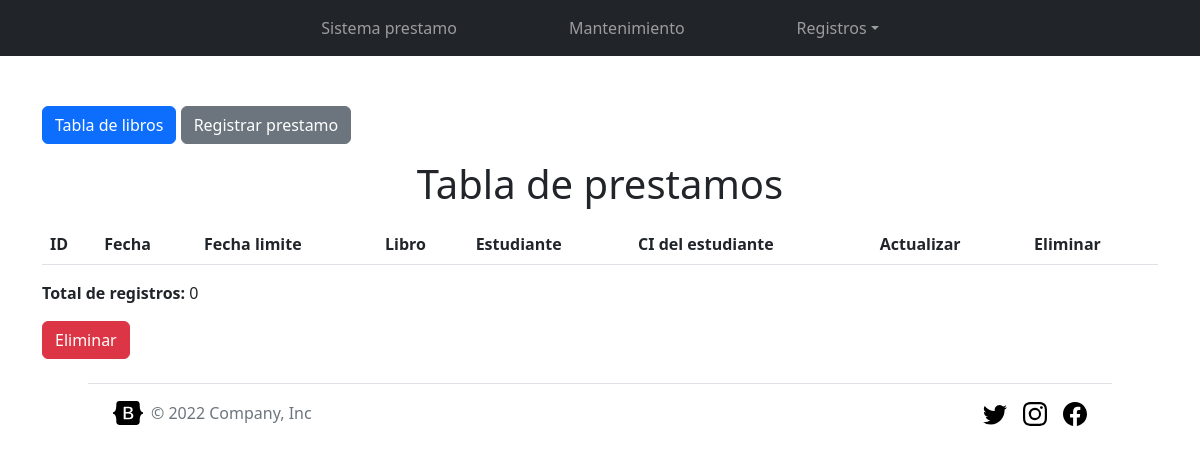
Page /Views/table_lend.php on the earlier database version.
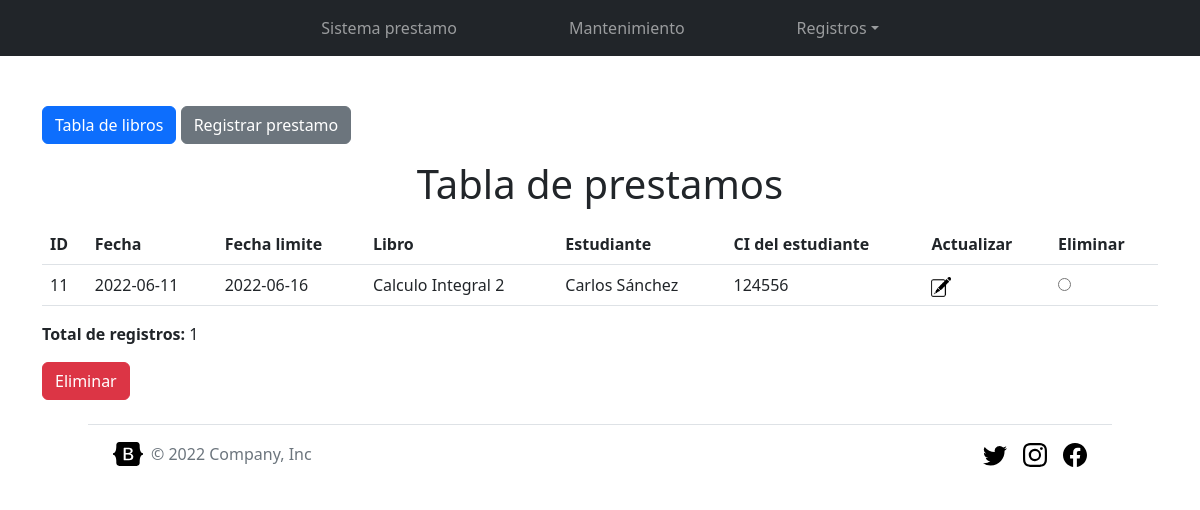
Same page on the later database version.
### tables this page shows
CREATE TABLE `register_lends` (
  `id_lend` int(11) NOT NULL,
  `date_lend` date NOT NULL,
  `limit_date` date NOT NULL,
  `title_book` varchar(255) NOT NULL,
  `name_student` varchar(255) NOT NULL,
  `ci_student` int(100) NOT NULL
);

### Controllers/Lend_Controller.php (called while the page is built, shortened)
<?php
require_once("../Models/lend_model.php");
class Lend_Controller{
    private $lend;
    public function __construct(){
        $this->lend = new lend_model();
    }
    public function read(){
        return $this->lend->read();
    }
}

### Models/lend_model.php (called while the page is built, shortened)
<?php
require_once("Model.php");
class lend_model extends Model{
    public function read( $id="" ){
        if($id != ""){
            $query = "SELECT * FROM register_lends WHERE id_lend = $id";
        }else{
            $query = "SELECT * FROM register_lends";
        }
        $results = $this->get_query($query);
        array_pop($results);
        return $results;
    }
}

### Models/Model.php (called while the page is built, shortened)
<?php
abstract class Model {
    private static $db_host = "localhost";
    private static $db_user = "root";
    private static $db_pass = "";
    private static $db_charset = "utf8";
    private static $db_name = "loan_system";
    private $conn;
    protected $rows = [];
    private function db_open(){
        $this->conn = new mysqli(
            self::$db_host,
            self::$db_user,
            self::$db_pass,
            self::$db_name
        );
        $this->conn->set_charset(self::$db_charset);
    }
    protected function get_query($query){
        $result = $this->conn->query($query);
        while($this->rows[] = $result->fetch_assoc());
        return $this->rows;
    }
}

### Views/table_lend.php (the view, shortened to what this page needs)
<?php
require('../Controllers/Lend_Controller.php');
$controller = new Lend_Controller();
$lends_array = $controller->read();
?>
<?php include('./header.php'); ?>
<?php include('./nav-bar.php') ?>
<main class="container">
    <a href="table_book.php" class="btn btn-primary">Tabla de libros</a>
    <a href="register-lend.php" class="btn btn-secondary">Registrar prestamo</a>
    <h1 class="text-center m-3">Tabla de prestamos</h1>
    <?php
    $num = count($lends_array);
    echo "<form method='post'>
            <table class='table'>
                <thead>
                    <th>ID</th>
                    <th>Fecha</th>
                    <th>Fecha limite</th>
                    <th>Libro</th>
                    <th>Estudiante</th>
                    <th>CI del estudiante</th>
                    <th>Actualizar</th>
                    <th>Eliminar</th>
                </thead>";
    for ($i = 0; $i < $num; $i++) {
        echo "<tr>
                        <td>" . $lends_array[$i]["id_lend"] . "</td>
                        <td>" . $lends_array[$i]["date_lend"] . "</td>
                        <td>" . $lends_array[$i]["limit_date"] . "</td>
                        <td>" . $lends_array[$i]["title_book"] . "</td>
                        <td>" . $lends_array[$i]["name_student"] . "</td>
                        <td>" . $lends_array[$i]["ci_student"] . "</td>
                        <td>"; ?><a href="update_lend.php?id=<?php echo $i ?>" class="boton1"><img src="../public/images/marcador.png" id="marcador" class="icono" height="20px" width="20px"></a></td>
    <?php echo "<td><input type='radio' value=" . $lends_array[$i]["id_lend"] . " name='delete'></td>
                    </tr>";
    }
    ?>
    </table>
    <p class='p-style'> <b>Total de registros:</b> <?php echo "$num"; ?></p>
    <input type='submit' class='btn btn-danger btn-block' value='Eliminar' name='submit-delete'>
    </form>
</main>
<?php include('./footer.php'); ?>

Differences in the rows shown:
added register_lends: id_lend "11", date_lend "2022-06-11", limit_date "2022-06-16", title_book "Calculo Integral 2", name_student "Carlos Sánchez", ci_student "124556"
Other differences:
$num: "0" → "1"
